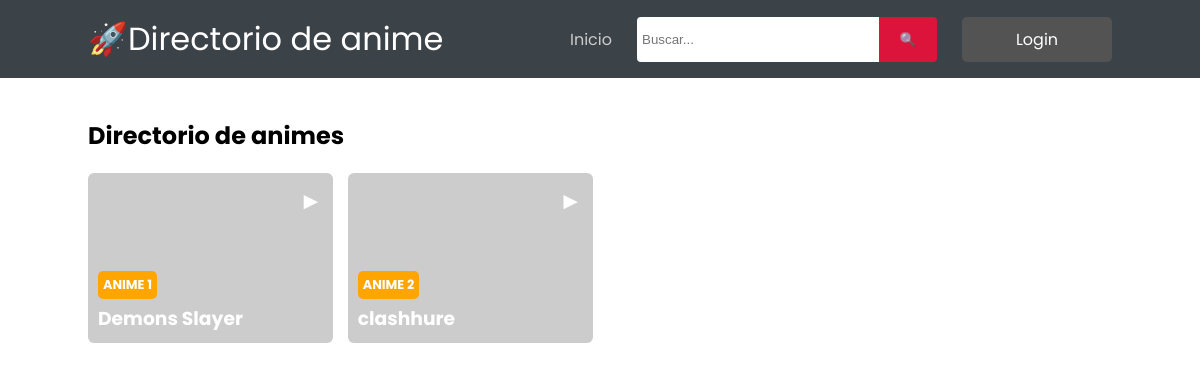
The page /directorio.php on the database its author committed.
### tables this page shows
CREATE TABLE `listas` (
  `id` int(11) NOT NULL,
  `titulo` varchar(30) NOT NULL,
  `sipnosis` varchar(255) NOT NULL,
  `thumbnail` varchar(255) NOT NULL,
  `capitulos` varchar(255) NOT NULL,
  `fecha_insercion` date NOT NULL,
  `votos` float(1,1) NOT NULL,
  `anio` timestamp NOT NULL DEFAULT current_timestamp() ON UPDATE current_timestamp()
);

### config/listas.php (called while the page is built, shortened)
<?php
class listas extends mysqli
{
    public function get_listas(){
        $consulta = "SELECT * FROM listas";
        $query=$this->query($consulta);
        return $query;
    }
}

### directorio.php (the view, shortened to what this page needs)
<!DOCTYPE html>
<html lang="es-MX">
<head>
  <link rel="stylesheet" href="css/styles.css">
</head>
<body>
  <header>
    <div class="header">
    <div class="logo">🚀Directorio de anime</div>
      <nav>
        <ul>
          <li><a href="index.php">Inicio</a></li>
          </ul>
        <div id="search">
         <form action= "directorio.php" method= "POST">
          <input type="text" placeholder="Buscar..." name="texto">
          <input type="submit" name="search" value="🔍">
       </form>
      </div>
        <a href="usuarios/index.php" class="login">Login</a>
      </nav>
    </div>
</header>
  <section id="main">
<h1>Directorio de animes</h1>
<div class="episodes">
<?php
        require_once 'config/listas.php';
        $listas= new listas ("localhost","root","","anime_rocket");
        if (isset($_POST['search'])){
          $result = $listas ->search($_POST['texto']);
        } else {
            $result = $listas ->get_listas();
        }
         while ($row = $result ->fetch_array()) {
    ?>
        <div class="episode">
        <p class="icon">►</p>
        <img src="<?php echo $row ['thumbnail']; ?>" alt="">
        <div class="episode_description">
          <p class="episode_number">ANIME <?php echo $row ['id'];?></p>
          <h3 class="episode_title"><?php echo $row ['titulo'];?></h3>
        </div>
      </div>
    <?php
    }
    ?>
    </div>
  </section>
</body>
</html>

### css/styles.css (style rules this page uses)
* { margin: 0; padding: 0; }
body { font-family: 'Poppins', sans-serif; }
header { background: #3b4248; padding: 15px 0; width: 100%; }
.header { display: flex; max-width: 1024px; margin: auto; align-items: center; justify-content: space-between; }
.logo { font-size: 2rem; color: #fff; }
nav { display: flex; gap: 25px; }
nav ul { list-style: none; display: flex; align-items: center; gap: 15px; }
nav ul a { text-decoration: none; color: #ccc; font-size: 1rem; display: block; transition: all 0.5s ease; }
#search form { display: flex; align-items: center; width: 300px; }
#search form input { width: 80%; height: 35px; padding: 5px; border: none; border-radius: 4px 0 0 4px; }
#search form input[type='submit'] { width: 20%; height: 45px; background-color: crimson; border: none; border-radius: 0 4px 4px 0; }
.login { display: flex; justify-content: center; align-items: center; width: 150px; background: #535353; border-radius: 5px; text-decoration: none; color: #fff; text-align: center; transition: all 0.5s ease; }
#main { max-width: 1024px; margin: 40px auto; }
.episodes { display: grid; grid-template-columns: repeat(4, 1fr); gap: 15px; margin-top: 20px; }
.episode { position: relative; overflow: hidden; border-radius: 6px; cursor: pointer; }
.episode img { width: 100%; height: 100%; object-fit: cover; transition: all 0.5s ease-in-out; }
.icon { color: #fff; font-size: 1.5rem; position: absolute; top: 10px; right: 10px; }
.episode_description { position: absolute; bottom: 10px; left: 10px; color: #fff; }
.episode_number { background: orange; font-size: 0.8rem; font-weight: bold; width: auto; padding: 5px; border-radius: 5px; display: inline-block; margin-bottom: 5px; }

### rows shown on the page
listas: id "1", titulo "Demons Slayer"
listas: id "2", titulo "clashhure"
